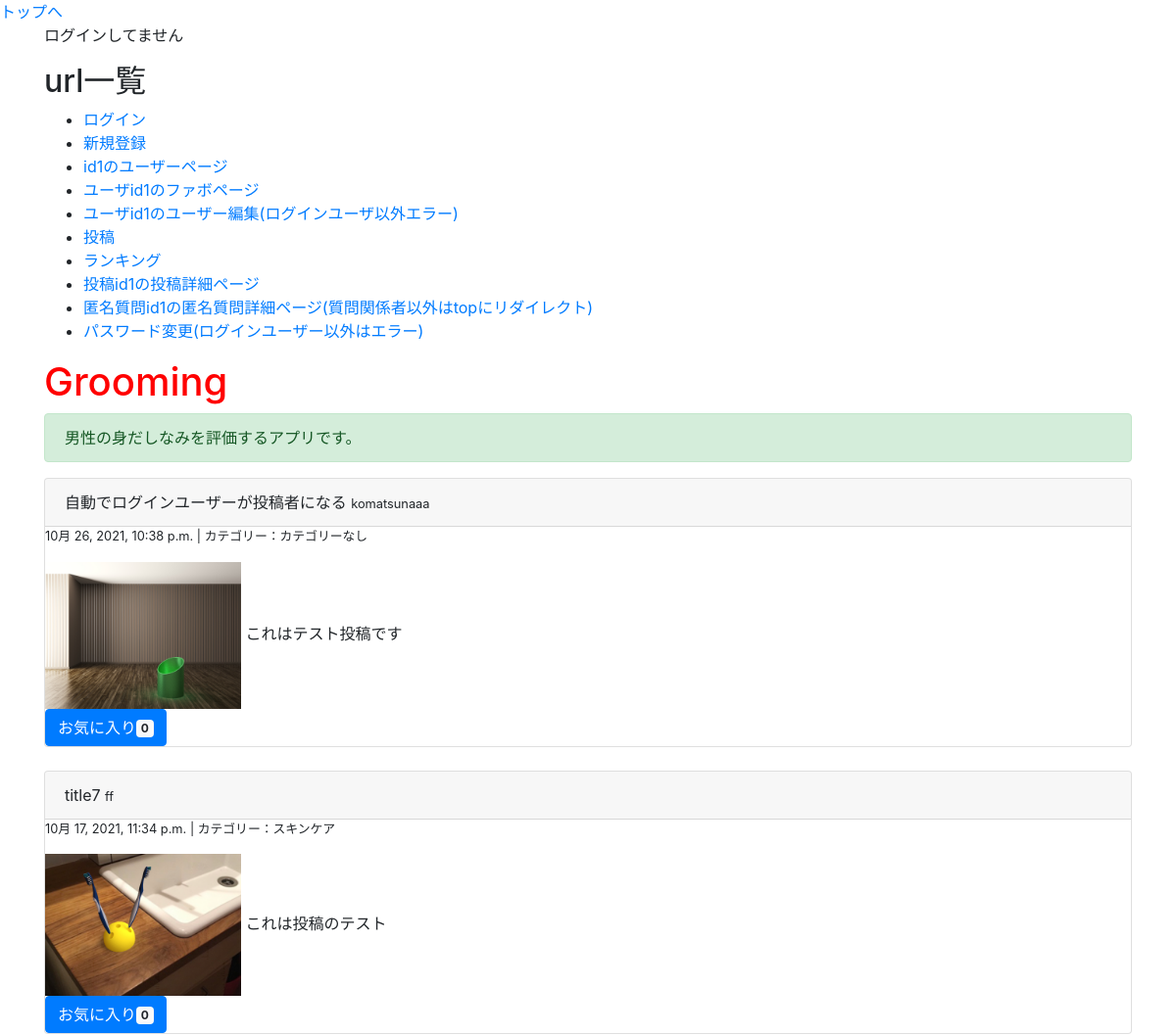
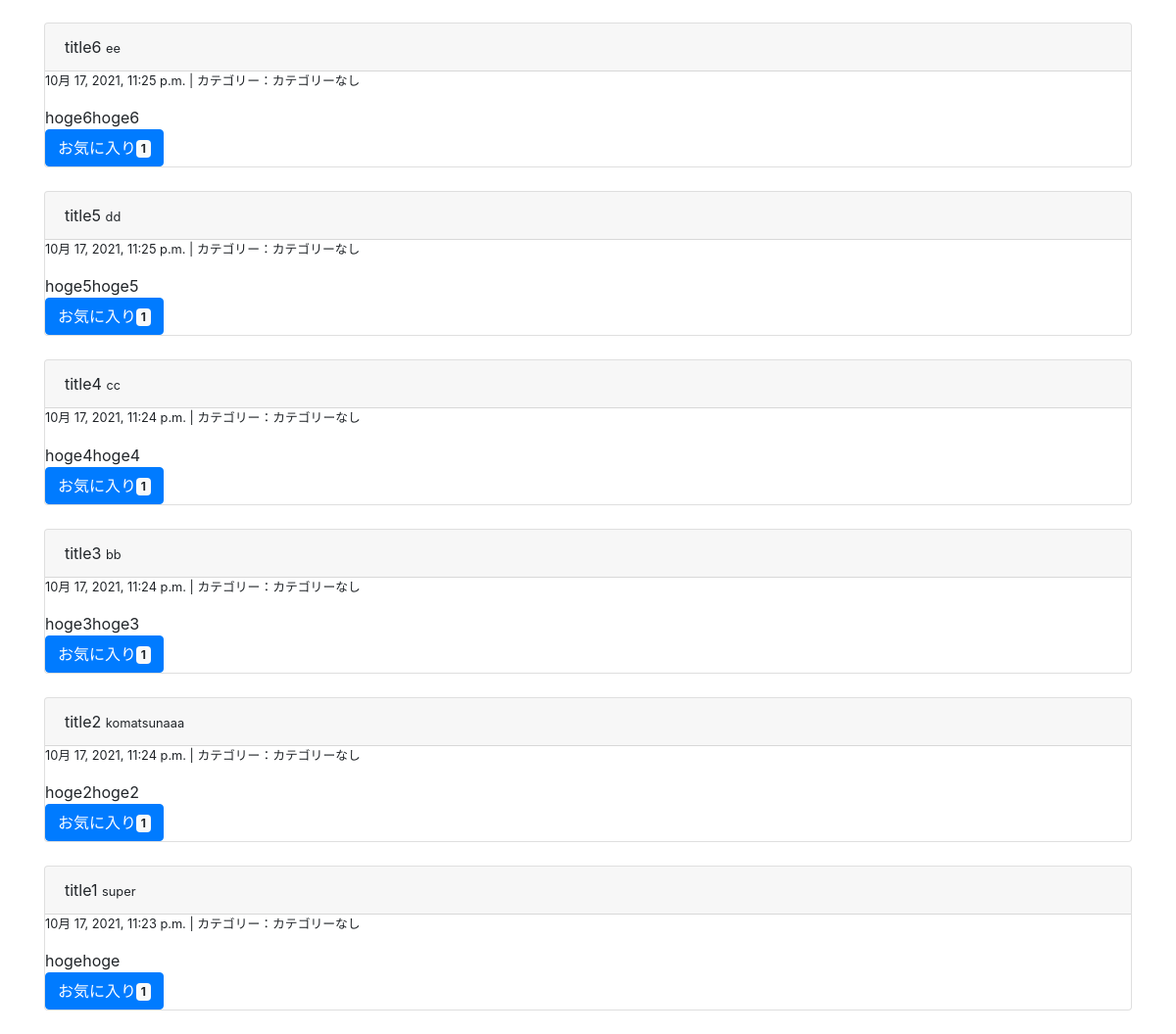
The page / on the database its author committed (2 pictures, top to bottom).
### groomings/models.py (models this page shows, shortened)
class Date(models.Model):
    created_at = models.DateTimeField(default=now)
    class Meta:
        abstract = True

class Post(Date):
    title = models.CharField(max_length=30, null=True, blank=True)
    image = models.FileField(upload_to='post_image/', null=True)
    text = models.TextField(null=True, blank=True)
    user = models.ForeignKey(
        'User', on_delete=models.CASCADE, related_name="user_post"
    )
    favorite = models.ManyToManyField(User, related_name="user_favo_post")
    category = models.CharField(max_length=15, default='カテゴリーなし')
    class Meta:
        db_table = 'post'

class User(AbstractBaseUser, PermissionsMixin):
    username = models.CharField(max_length=150)
    email = models.EmailField(max_length=255, unique=True)
    point = models.IntegerField(default=50)
    is_active = models.BooleanField(default=True)
    is_staff = models.BooleanField(default=False) # 管理画面にログインできるかどうか
    USERNAME_FIELD = 'email' # このテーブルのレコードを一意に識別
    REQUIRED_FIELDS = ['username'] # スーパーユーザー作成時に入力する(emailとパスワードは必須だからそれ以外で)
    objects = UserManager()

### groomings/views.py (the view)
# urls.py: path(r'', views.top, name = 'top'), # タイムライン
def top(request):
    posts = Post.objects.order_by('-created_at')
    return render(request, 'groomings/top.html', context={"posts": posts})

### groomings/templatetags/tag_event.py (called while the page is built)
@register.filter(name="count_favo")
def count_favo(post):
    return post.favorite.all().count()

### groomings/templates/groomings/top.html (shortened to what this page needs)
{% extends "groomings/base.html" %}
{% load tag_event %}
{% block content %}
{% if user.is_authenticated %}
  <p>ログインしてます</p>
  <p>ログインユーザー:{{ request.user.username }}</p>
{% else %}
  <p>ログインしてません</p>
{% endif %}
<h2>url一覧</h2>
<ul>
  <li><a href="{% url 'groomings:login' %}">ログイン</a></li>
  <li><a href="{% url 'groomings:signup' %}">新規登録</a></li>
  <li><a href="{% url 'groomings:user' 1 %}">id1のユーザーページ</a></li>
  <li><a href="{% url 'groomings:user_favo' 1 %}">ユーザid1のファボページ</a></li>
  <li><a href="{% url 'groomings:edit_user' %}">ユーザid1のユーザー編集(ログインユーザ以外エラー)</a></li>
  <li><a href="{% url 'groomings:create_post' %}">投稿</a></li>
  <li><a href="{% url 'groomings:ranking' %}">ランキング</a></li>
  <li><a href="{% url 'groomings:post_detail' 1 %}">投稿id1の投稿詳細ページ</a></li>
  <li><a href="{% url 'groomings:question_detail' 1 %}">匿名質問id1の匿名質問詳細ページ(質問関係者以外はtopにリダイレクト)</a></li>
  <li><a href="{% url 'groomings:change_password' %}">パスワード変更(ログインユーザー以外はエラー)</a></li>
</ul>
  <h1>Grooming</h1>
  <p class= "alert alert-success">男性の身だしなみを評価するアプリです。</p>
  {% for post in posts %}
    <div class="post card">
      <div class="card-header">
        {{ post.title }}
        <small>{{ post.user.username }}</small>
      </div>
      <div class="body">
        <p class="small">{{ post.created_at }} | カテゴリー：{{ post.category }}</p>
        {% if post.image %}
          <img src="{{ post.image.url }}" width="200">
        {% endif %}
        <span>{{ post.text }}</span><br>
        <button class="btn btn-primary">お気に入り<span class="badge badge-light">{{ post | count_favo }}</span></button>
      </div>
    </div>
    <br>
  {% endfor %}
{% endblock %}

### groomings/templates/groomings/base.html (shortened to what this page needs)
{% load static %}<!DOCTYPE html>
<html lang="ja">
    <head>
        <link rel="stylesheet" type="text/css" href="{% static 'base.css' %}">
        <link rel="stylesheet" href="https://stackpath.bootstrapcdn.com/bootstrap/4.5.0/css/bootstrap.min.css">
    </head>
    <body>
        <a href="{% url 'groomings:top' %}">トップへ</a>
        <div class="container">
            {% block content %}{% endblock %}
        </div>
    </body>
</html>

### groomings/static/base.css (style rules this page uses)
h1 { color: red; }

### rows shown on the page
Post: title "自動でログインユーザーが投稿者になる", user.username "komatsunaaa", created_at "10月 26, 2021, 10:38 p.m.", category "カテゴリーなし", image (picture), text "これはテスト投稿です", id "0"
Post: title "title7", user.username "ff", created_at "10月 17, 2021, 11:34 p.m.", category "スキンケア", image (picture), text "これは投稿のテスト", id "0"
Post: title "title6", user.username "ee", created_at "10月 17, 2021, 11:25 p.m.", category "カテゴリーなし", text "hoge6hoge6", id "1"
Post: title "title5", user.username "dd", created_at "10月 17, 2021, 11:25 p.m.", category "カテゴリーなし", text "hoge5hoge5", id "1"
Post: title "title4", user.username "cc", created_at "10月 17, 2021, 11:24 p.m.", category "カテゴリーなし", text "hoge4hoge4", id "1"
Post: title "title3", user.username "bb", created_at "10月 17, 2021, 11:24 p.m.", category "カテゴリーなし", text "hoge3hoge3", id "1"
Post: title "title2", user.username "komatsunaaa", created_at "10月 17, 2021, 11:24 p.m.", category "カテゴリーなし", text "hoge2hoge2", id "1"
Post: title "title1", user.username "super", created_at "10月 17, 2021, 11:23 p.m.", category "カテゴリーなし", text "hogehoge", id "1"
